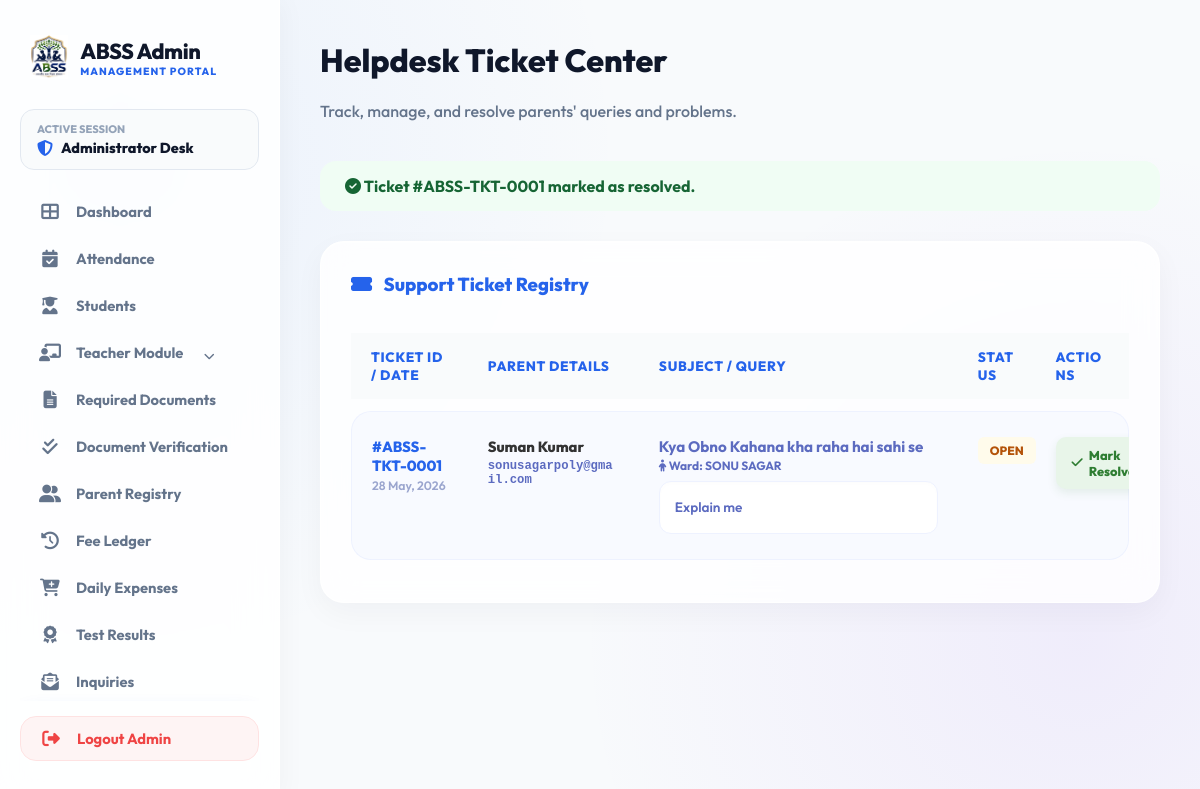
Page /admin/tickets.php?resolve=1 (signed in) on the committed database.
### tables this page shows
CREATE TABLE `support_tickets` (
  `id` int(11) NOT NULL,
  `parent_id` int(11) NOT NULL,
  `student_id` int(11) DEFAULT NULL,
  `subject` varchar(255) NOT NULL,
  `message` text NOT NULL,
  `status` enum('open','resolved','closed') DEFAULT 'open',
  `created_at` timestamp NOT NULL DEFAULT current_timestamp()
);

CREATE TABLE `parents` (
  `id` int(11) NOT NULL,
  `parent_name` varchar(150) NOT NULL,
  `email` varchar(150) NOT NULL,
  `password` varchar(255) NOT NULL,
  `phone` varchar(20) DEFAULT NULL,
  `created_at` timestamp NOT NULL DEFAULT current_timestamp()
);

CREATE TABLE `students` (
  `id` int(11) NOT NULL,
  `reg_no` varchar(20) DEFAULT NULL,
  `student_photo` varchar(255) DEFAULT NULL,
  `parent_id` int(11) DEFAULT NULL,
  `name` varchar(100) NOT NULL,
  `parent_name` varchar(100) DEFAULT NULL,
  `phone` varchar(15) DEFAULT NULL,
  `target_school` varchar(100) DEFAULT NULL,
  `class_admitted` varchar(50) DEFAULT NULL,
  `scholar_mode` varchar(50) DEFAULT 'Day Scholar',
  `monthly_discount` decimal(10,2) DEFAULT 0.00,
  `base_fee` decimal(10,2) DEFAULT 0.00,
  `last_billed_date` date DEFAULT NULL,
  `admission_date` date DEFAULT NULL,
  `status` enum('active','inactive','graduated') DEFAULT 'active',
  `created_at` timestamp NOT NULL DEFAULT current_timestamp(),
  `photo` varchar(255) DEFAULT NULL,
  `dob` date DEFAULT NULL,
  `gender` enum('Male','Female','Other') DEFAULT NULL,
  `home_address` text DEFAULT NULL,
  `city` varchar(100) DEFAULT NULL,
  `state` varchar(100) DEFAULT NULL,
  `zip_code` varchar(10) DEFAULT NULL,
  `prev_school` varchar(255) DEFAULT NULL,
  `guardian_relationship` varchar(50) DEFAULT NULL,
  `guardian_email` varchar(150) DEFAULT NULL,
  `guardian_address` text DEFAULT NULL,
  `emergency_contact_name` varchar(150) DEFAULT NULL,
  `emergency_relationship` varchar(50) DEFAULT NULL,
  `emergency_phone` varchar(20) DEFAULT NULL,
  `has_allergies` tinyint(1) DEFAULT 0,
  `allergies_detail` text DEFAULT NULL,
  `has_medical_condition` tinyint(1) DEFAULT 0,
  `medical_condition_detail` text DEFAULT NULL,
  `physician_name` varchar(150) DEFAULT NULL,
  `physician_phone` varchar(20) DEFAULT NULL,
  `insurance_provider` varchar(150) DEFAULT NULL,
  `insurance_policy` varchar(100) DEFAULT NULL
);

### admin/tickets.php (the view, shortened to what this page needs)
<?php
require_once 'includes/auth.php';
$msg = '';
if (isset($_GET['resolve'])) {
    $tkt_id = (int)$_GET['resolve'];
    $parent_stmt = $conn->prepare("
        SELECT t.subject, p.parent_name, p.email
        FROM support_tickets t
        JOIN parents p ON t.parent_id = p.id
        WHERE t.id = ?
    ");
    $parent_stmt->bind_param("i", $tkt_id);
    $parent_stmt->execute();
    $parent = $parent_stmt->get_result()->fetch_assoc();
    if ($parent) {
        $update_stmt = $conn->prepare("UPDATE support_tickets SET status = 'resolved' WHERE id = ?");
        $update_stmt->bind_param("i", $tkt_id);
        if ($update_stmt->execute()) {
            $msg = "Ticket #ABSS-TKT-" . str_pad($tkt_id, 4, '0', STR_PAD_LEFT) . " marked as resolved.";
        } else {
            $err = "Error updating ticket status.";
        }
    } else {
        $err = "Ticket or associated parent profile not found.";
    }
}
$tickets = $conn->query("
    SELECT t.*, p.parent_name, p.email AS parent_email, s.name AS student_name
    FROM support_tickets t
    JOIN parents p ON t.parent_id = p.id
    LEFT JOIN students s ON t.student_id = s.id
    ORDER BY t.status ASC, t.created_at DESC
");
?>
<!DOCTYPE html>
<html lang="en">
<head>
    <?php include 'includes/head_css.php'; ?>
</head>
<body>
    <?php include 'includes/sidebar.php'; ?>
    <main class="main-content">
        <header class="page-header" style="margin-bottom: 40px;">
            <h1>Helpdesk Ticket Center</h1>
            <p>Track, manage, and resolve parents' queries and problems.</p>
        </header>
        <?php if($msg): ?>
            <div style="background:#f0fdf4; color:#166534; padding:15px 25px; border-radius:16px; margin-bottom:30px; font-weight:700;">
                <i class="fas fa-check-circle"></i> <?php echo $msg; ?>
            </div>
        <?php endif; ?>
        <div class="portal-card">
            <h3 style="margin-bottom: 25px; color:var(--portal-blue);"><i class="fas fa-ticket-alt" style="margin-right:8px;"></i> Support Ticket Registry</h3>
            <div class="portal-table-container">
                <table style="width: 100%; table-layout: fixed;">
                    <thead>
                        <tr>
                            <th style="width: 15%;">Ticket ID / Date</th>
                            <th style="width: 22%;">Parent Details</th>
                            <th style="width: 41%;">Subject / Query</th>
                            <th style="width: 10%;">Status</th>
                            <th style="width: 12%;">Actions</th>
                        </tr>
                    </thead>
                    <tbody>
                        <?php if ($tickets->num_rows == 0): ?>
                            <tr>
                                <td colspan="5" style="text-align: center; color: #9aa5ce; padding: 40px;">No support tickets raised by parents.</td>
                            </tr>
                        <?php else: ?>
                            <?php while($t = $tickets->fetch_assoc()): ?>
                                <tr>
                                    <td style="color:var(--portal-blue); font-weight:800; word-break: break-word;">
                                        #ABSS-TKT-<?php echo str_pad($t['id'], 4, '0', STR_PAD_LEFT); ?><br>
                                        <small style="color:#9aa5ce; font-weight:600;"><?php echo date('d M, Y', strtotime($t['created_at'])); ?></small>
                                    </td>
                                    <td style="word-break: break-word;">
                                        <div style="font-weight:800; color:#333;"><?php echo htmlspecialchars($t['parent_name']); ?></div>
                                        <small style="font-family:monospace; color:#5c6bc0; word-break: break-all; display: block; margin-top: 3px;"><?php echo htmlspecialchars($t['parent_email']); ?></small>
                                    </td>
                                    <td>
                                        <div style="font-weight:700; color:var(--portal-indigo); font-size:0.95rem;"><?php echo htmlspecialchars($t['subject']); ?></div>
                                        <?php if ($t['student_name']): ?>
                                            <div style="font-size:0.75rem; color:var(--portal-purple); font-weight:700; margin-top:2px;"><i class="fas fa-child"></i> Ward: <?php echo htmlspecialchars($t['student_name']); ?></div>
                                        <?php endif; ?>
                                        <div class="ticket-message">
                                            <?php echo nl2br(htmlspecialchars($t['message'])); ?>
                                        </div>
                                    </td>
                                    <td>
                                        <span class="status-badge status-<?php echo $t['status']; ?>"><?php echo $t['status']; ?></span>
                                    </td>
                                    <td>
                                        <?php if ($t['status'] === 'open'): ?>
                                            <a href="?resolve=<?php echo $t['id']; ?>" class="btn-resolve" onclick="return confirm('Mark this support ticket as resolved and send confirmation email?')">
                                                <i class="fas fa-check"></i> Mark Resolved
                                            </a>
                                        <?php else: ?>
                                            <span style="color:#9aa5ce; font-size:0.85rem; font-style:italic;"><i class="fas fa-check-circle" style="color:#2e7d32;"></i> Settled</span>
                                        <?php endif; ?>
                                    </td>
                                </tr>
                            <?php endwhile; ?>
                        <?php endif; ?>
                    </tbody>
                </table>
            </div>
        </div>
    </main>
</body>
</html>

### admin/includes/head_css.php (style rules this page uses)
:root { --portal-blue: #2563eb; --portal-blue-dark: #1d4ed8; --portal-dark: #0f172a; --sidebar-width: 280px; --glass-bg: rgba(255, 255, 255, 0.82); --glass-border: rgba(255, 255, 255, 0.8); --glass-shadow: 0 10px 30px rgba(15, 23, 42, 0.04), inset 0 1px 0 rgba(255, 255, 255, 0.6); --radius-lg: 24px; --radius-md: 16px; --radius-sm: 12px; }
* { box-sizing: border-box; }
body { background: radial-gradient(circle at 10% 20%, rgba(59, 130, 246, 0.07) 0%, transparent 40%), radial-gradient(circle at 90% 80%, rgba(124, 58, 237, 0.07) 0%, transparent 40%), #f8fafc; color: #334155; font-family: 'Outfit', sans-serif; display: flex; min-height: 100vh; overflow-x: hidden; margin: 0; }
.main-content { margin-left: var(--sidebar-width); flex: 1; padding: 40px; box-sizing: border-box; max-width: 1400px; }
h1, h2, h3, h4 { font-family: 'Outfit', sans-serif; font-weight: 800; color: var(--portal-dark); margin-top: 0; }
p { color: #64748b; font-weight: 500; }
.portal-card, .card, .glass-card { background: var(--glass-bg); backdrop-filter: blur(16px); -webkit-backdrop-filter: blur(16px); padding: 30px; border-radius: var(--radius-lg); box-shadow: var(--glass-shadow); border: 1px solid var(--glass-border); margin-bottom: 25px; min-width: 0; word-wrap: break-word; overflow-wrap: break-word; }
.portal-table-container, .table-responsive { width: 100%; max-width: 100%; overflow-x: auto; -webkit-overflow-scrolling: touch; margin-top: 15px; min-width: 0; }
table { width: 100%; border-collapse: collapse; text-align: left; }
th { padding: 14px 18px; color: var(--portal-dark); font-weight: 800; font-size: 0.8rem; text-transform: uppercase; background: rgba(248, 250, 252, 0.8); border-bottom: 2px solid #e2e8f0; }
td { padding: 16px 18px; border-bottom: 1px solid #f1f5f9; color: #475569; font-weight: 600; font-size: 0.92rem; }

### admin/tickets.php (style rules this page uses)
.portal-table-container { overflow-x: auto; margin-top: 20px; }
table { width: 100%; border-collapse: separate; border-spacing: 0 12px; }
th { text-align: left; padding: 15px 20px; color: var(--portal-blue); font-weight: 800; font-size: 0.85rem; text-transform: uppercase; letter-spacing: 0.05em; border: none; }
td { padding: 25px 20px; background: #f8faff; border-top: 1px solid #eef2ff; border-bottom: 1px solid #eef2ff; color: #5c6bc0; font-weight: 600; vertical-align: top; transition: all 0.3s ease; }
td:first-child { border-left: 1px solid #eef2ff; border-radius: 20px 0 0 20px; }
td:last-child { border-right: 1px solid #eef2ff; border-radius: 0 20px 20px 0; }
.status-badge { padding: 6px 12px; border-radius: 6px; font-size: 0.75rem; font-weight: 800; text-transform: uppercase; display: inline-block; text-align: center; }
.status-open { background: #fffbeb; color: #b45309; }
.ticket-message { background: #fff; border-radius: 12px; padding: 15px; font-size: 0.85rem; line-height: 1.5; color: #5c6bc0; border: 1px solid #eef2ff; margin-top: 8px; box-shadow: inset 0 2px 4px rgba(0,0,0,0.01); }
.btn-resolve { background: #e8f5e9; color: #2e7d32; border: none; padding: 10px 16px; border-radius: 10px; font-weight: 800; font-size: 0.8rem; cursor: pointer; text-decoration: none; display: inline-flex; align-items: center; gap: 6px; transition: 0.3s; box-shadow: 0 4px 10px rgba(46, 125, 50, 0.1); }

### rows in the picture
support_tickets: id "0001", created_at "28 May, 2026", parent.parent_name "Suman Kumar", parent.email "sonusagarpoly@gmail.com", subject "Kya Obno Kahana kha raha hai sahi se", student.name "SONU SAGAR", message "Explain me", status "OPEN"

### other values in the picture
$msg "Ticket #ABSS-TKT-0001 marked as resolved."
